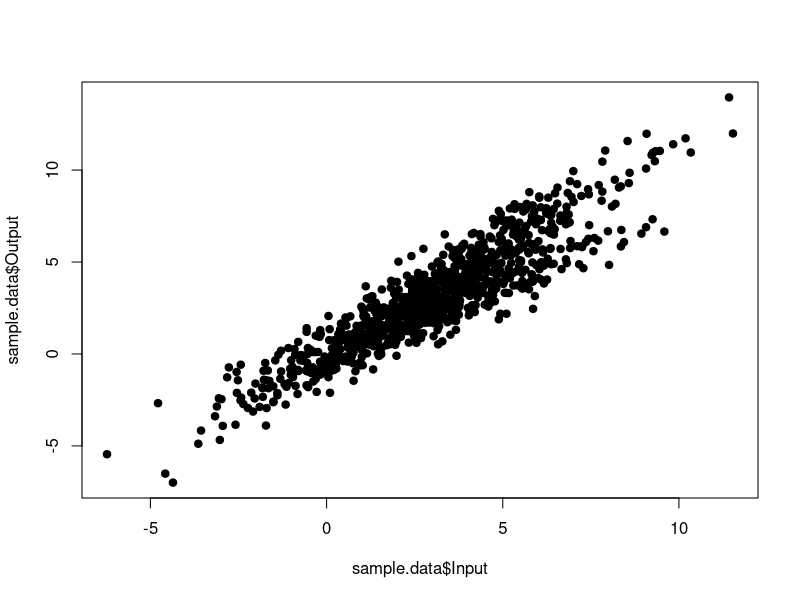
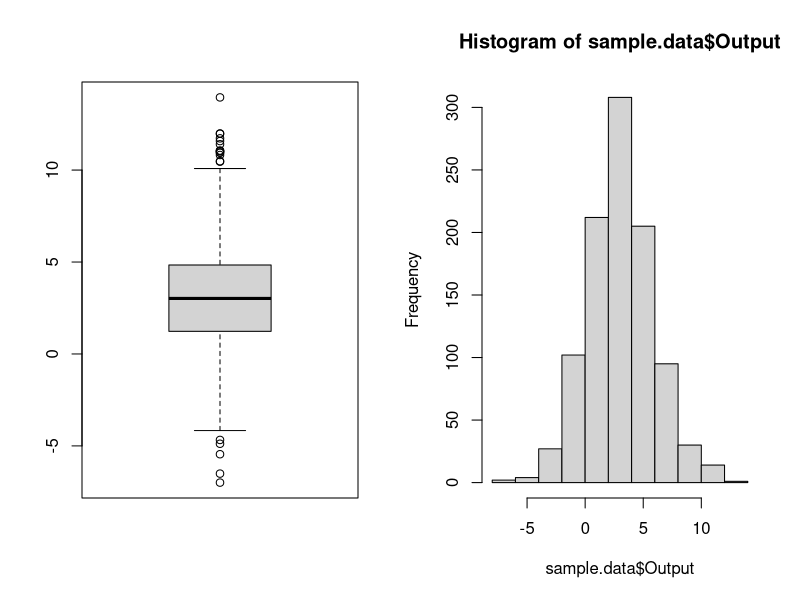
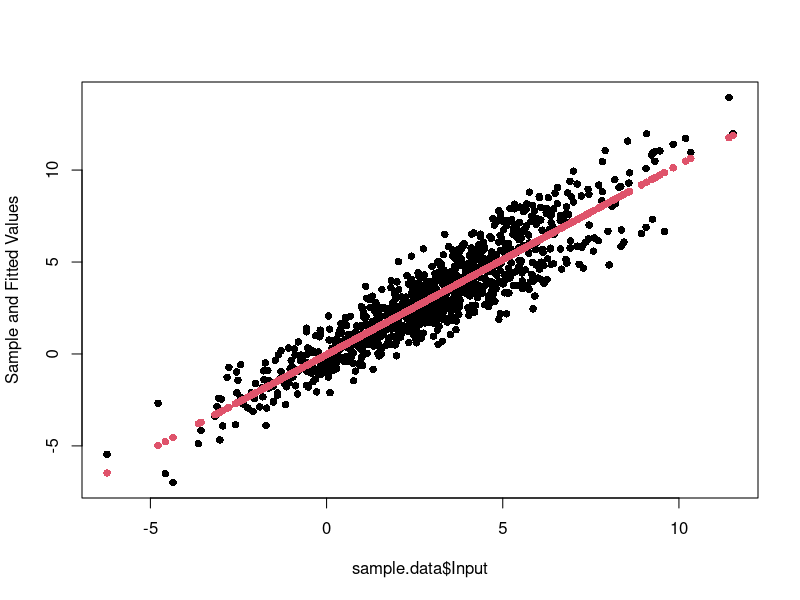
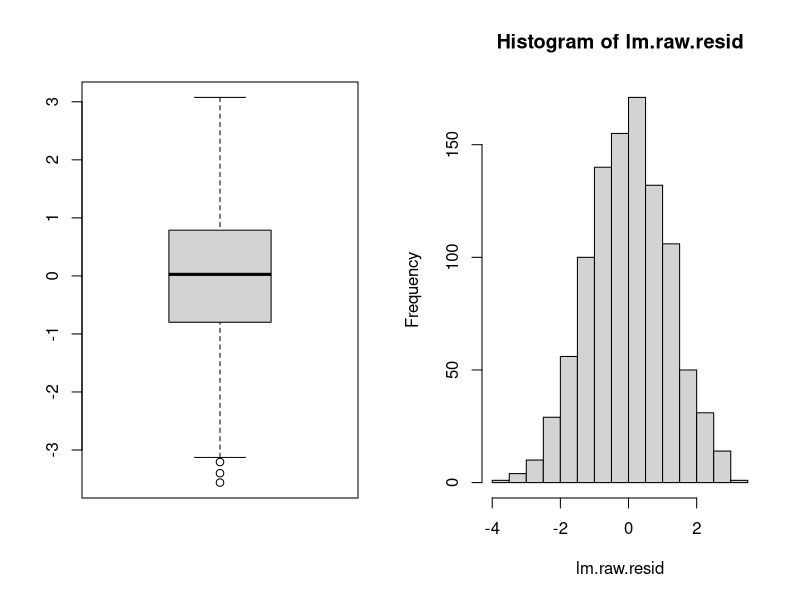
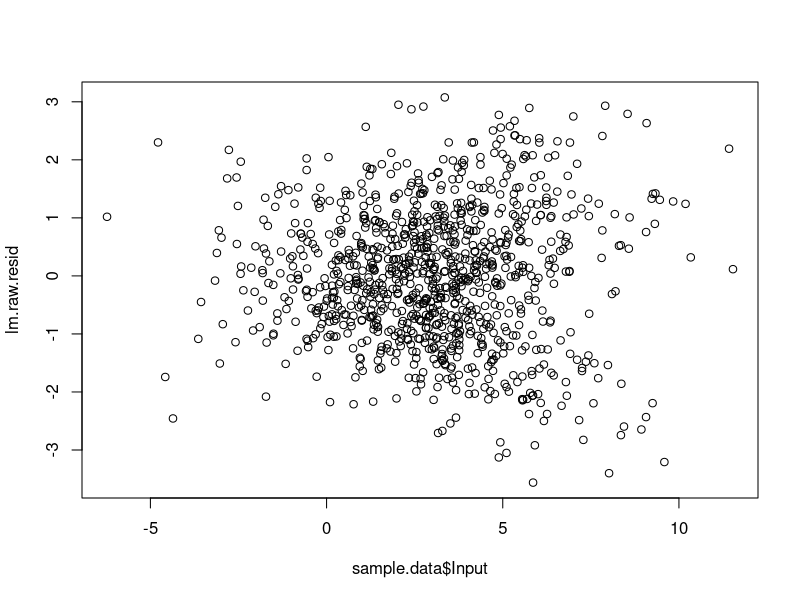
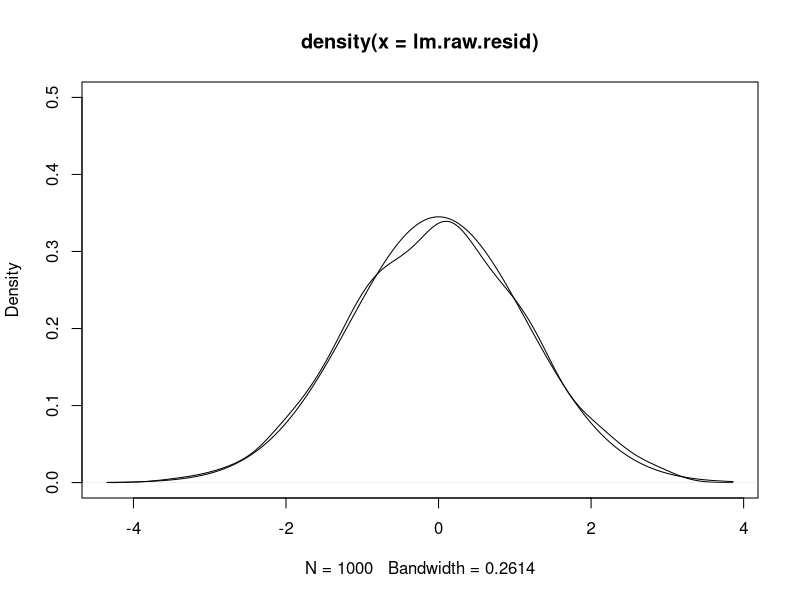
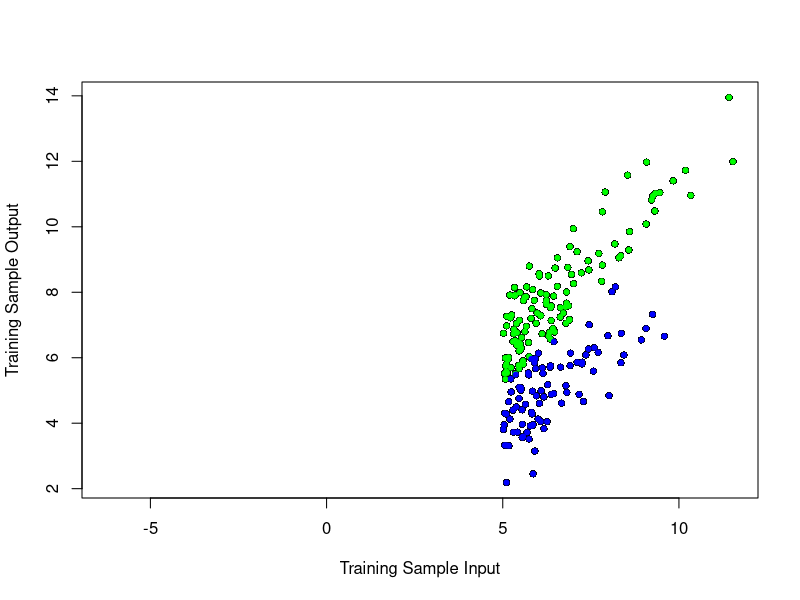
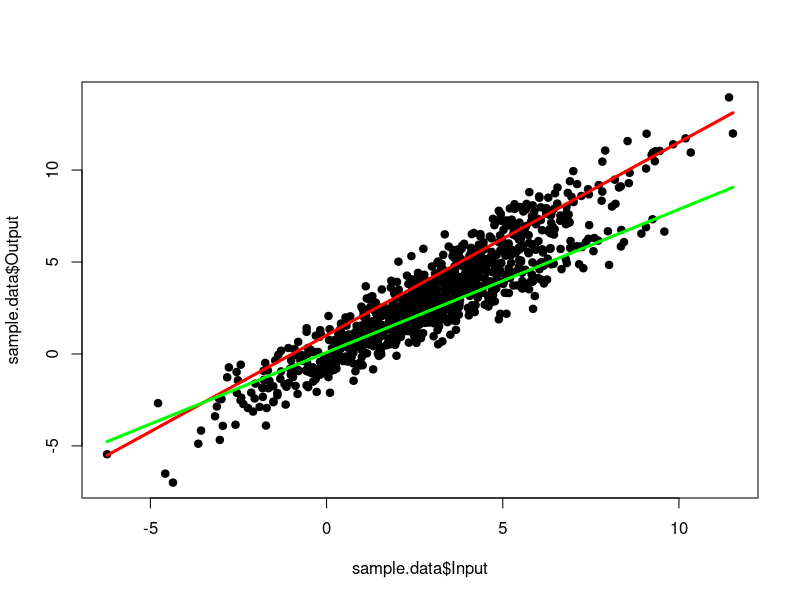

The R script that drew these images, in order:
## ---- chunk 1
options(scipen = 5)
## ---- chunk 2
# Import linear model ('lm') data
sample.data <- read.csv("ResidualAnalysisProjectData_2.csv")
head(sample.data)
plot(sample.data$Input,sample.data$Output, type="p",pch=19)
par(mfrow=c(1,2))
boxplot(sample.data$Output)
hist(sample.data$Output)
par(mfrow=c(1,1))
sample.n <- length(sample.data$Input)
## ---- chunk 3
lm.raw <- lm(Output ~ Input, sample.data)
lm.raw$coefficients
matplot(sample.data$Input, cbind(sample.data$Output, lm.raw$fitted.values),
        type = "p", pch = 16, ylab = "Sample and Fitted Values")

lm.raw.beta0 <- lm.raw$coefficients[1]
lm.raw.beta1 <- lm.raw$coefficients[2]
lm.raw.y.fit <- sample.data$Input * lm.raw.beta1 + lm.raw.beta0
lm.raw.resid <- sample.data$Output - lm.raw.y.fit
## ---- chunk 4
(lm.raw.summary <- summary(lm.raw))
## ---- chunk 5
par(mfrow=c(1,2))
boxplot(lm.raw.resid)
hist(lm.raw.resid)
par(mfrow=c(1,1))
## ---- chunk 6
all.equal(as.vector(lm.raw$residuals), lm.raw.resid)
all.equal(as.vector(lm.raw$fitted.values), lm.raw.y.fit)

lm.raw.resid <- lm.raw$residuals
plot(sample.data$Input, lm.raw.resid)

lm.raw.resid.density <- density(lm.raw.resid)
plot(lm.raw.resid.density, ylim = c(0, 0.5))
lines(lm.raw.resid.density$x,
      dnorm(lm.raw.resid.density$x, mean = mean(lm.raw.resid), sd = sd(lm.raw.resid)))
## ---- chunk 7
# Create vectors for 3 training samples, each with a column of our Input values,
#   followed by a column of NA values
sample.na <- rep(NA, sample.n)
sample.training <- data.frame(trainInput = sample.data$Input, trainOutput = sample.na)
sample.training.steep <- data.frame(trainSteepInput = sample.data$Input, 
                                    trainSteepOutput = sample.na)
sample.training.flat <- data.frame(trainFlatInput = sample.data$Input, 
                                   trainFlatOutput = sample.na)

head(cbind(sample.data, sample.training, sample.training.steep, sample.training.flat))
## ---- chunk 8
# Create a selector for Input >= 5, focusing only on the right area of the plot
selector.training.base <- sample.data$Input >= 5

# Create a selector meeting the above criteria, plus Output above the fitted y line
selector.training.steep <- selector.training.base & (sample.data$Output > lm.raw$fitted.values)

# Create a selector meeting the above criteria, plus Output above the fitted y line
selector.training.flat <- selector.training.base & (sample.data$Output <= lm.raw$fitted.values)

# Replace the NA values in our earlier training data frames with the qualified Output values
#   based on our selectors
sample.training[selector.training.base, 2] <- sample.data[selector.training.base, 2]
sample.training.steep[selector.training.steep, 2] <- sample.data[selector.training.steep, 2]
sample.training.flat[selector.training.flat, 2] <- sample.data[selector.training.flat, 2]

head(sample.training)
head(cbind(sample.data, sample.training, sample.training.steep, sample.training.flat), 10)

plot(sample.training$trainInput, sample.training$trainOutput, 
     pch = 16, ylab = "Training Sample Output", xlab="Training Sample Input")
points(sample.training.steep$trainSteepInput, sample.training.steep$trainSteepOutput, pch = 20, col = "green")
points(sample.training.flat$trainFlatInput, sample.training.flat$trainFlatOutput, pch = 20, col = "blue")
## ---- chunk 9
lm.training.steep <- lm(trainSteepOutput ~ trainSteepInput, sample.training.steep)
lm.training.steep.summary <- summary(lm.training.steep)
lm.training.flat <- lm(trainFlatOutput ~ trainFlatInput, sample.training.flat)
lm.training.flat.summary <- summary(lm.training.flat)

lm.training.steep.summary
lm.training.flat.summary

lm.pf <- pf(lm.raw.summary$fstatistic[1], 
            lm.raw.summary$fstatistic[2], 
            lm.raw.summary$fstatistic[3],lower.tail = FALSE)
lm.training.steep.pf <- pf(lm.training.steep.summary$fstatistic[1], 
                        lm.training.steep.summary$fstatistic[2], 
                        lm.training.steep.summary$fstatistic[3],lower.tail = FALSE)
lm.training.flat.pf <- pf(lm.training.flat.summary$fstatistic[1], 
                       lm.training.flat.summary$fstatistic[2], 
                       lm.training.flat.summary$fstatistic[3],lower.tail = FALSE)

t00.2 <- round(lm.raw$coefficients[1], 3)
t00.3 <- round(lm.training.steep$coefficients[1], 3)
t00.4 <- round(lm.training.flat$coefficients[1], 3)
t01.2 <- round(lm.raw$coefficients[2], 3)
t01.3 <- round(lm.training.steep$coefficients[2], 3)
t01.4 <- round(lm.training.flat$coefficients[2], 3)
t1.2 <- round(lm.raw.summary$sigma, 3)
t1.3 <- round(lm.training.steep.summary$sigma, 3)
t1.4 <- round(lm.training.flat.summary$sigma, 3)
t2.2 <- round(lm.raw.summary$r.squared, 3)
t2.3 <- round(lm.training.steep.summary$r.squared, 3)
t2.4 <- round(lm.training.flat.summary$r.squared, 3)
t2b.2 <- round(lm.raw.summary$adj.r.squared, 3)
t2b.3 <- round(lm.training.steep.summary$adj.r.squared, 3)
t2b.4 <- round(lm.training.flat.summary$adj.r.squared, 3)
t3.2 <- round(lm.raw.summary$coefficients[1,4], 3)
t3.3 <- round(lm.training.steep.summary$coefficients[1,4], 3)
t3.4 <- round(lm.training.flat.summary$coefficients[1,4], 3)
t4.2 <- round(lm.raw.summary$coefficients[2,4], 3)
t4.3 <- round(lm.training.steep.summary$coefficients[2,4], 3)
t4.4 <- round(lm.training.flat.summary$coefficients[2,4], 3)
t5.2 <- round(lm.raw.summary$fstatistic[1])
t5.3 <- round(lm.training.steep.summary$fstatistic[1])
t5.4 <- round(lm.training.flat.summary$fstatistic[1])
## ---- chunk 10
lm.training.steep.predict <- predict(lm.training.steep, 
                             data.frame(trainSteepInput=sample.data$Input), 
                             interval="prediction")
lm.training.flat.predict <- predict(lm.training.flat, 
                            data.frame(trainFlatInput=sample.data$Input), 
                            interval="prediction")
plot(sample.data$Input, sample.data$Output, type="p", pch=19)
lines(sample.data$Input, lm.training.steep.predict[,1], col="red", lwd=3)
lines(sample.data$Input, lm.training.flat.predict[,1], col="green", lwd=3)
## ---- chunk 11
# Create regression lines for the steeper training sample and the flatter training sample
line.steep <- sample.data$Input * lm.training.steep$coefficients[2] + lm.training.steep$coefficients[1]
line.flat <- sample.data$Input * lm.training.flat$coefficients[2] + lm.training.flat$coefficients[1]

# Define the distances from each Output point to both estimated training lines
deviation.steep <- sample.data$Output - line.steep
deviation.flat <- sample.data$Output - line.flat

# Define separating sequence which equals TRUE if observation belongs to model with steeper slope 
#   and FALSE otherwise.
selector.steep <- deviation.steep < deviation.flat

# Create vectors for 2 subsamples, each with a column of our Input values,
#   followed by a column of NA values
sample.steep <- data.frame(steepInput = sample.data$Input, 
                           steepOutput = sample.na)
sample.flat <- data.frame(flatInput = sample.data$Input, 
                          flatOutput = sample.na)

# Replace the NA values in our earlier training data frames with the qualified Output values
#   based on our selector sequence
#  (Note: In this case we are creating the entire sample, not just the portion >5 as above.)
sample.steep[selector.steep, 2] <- sample.data[selector.steep, 2]
sample.flat[!selector.steep, 2] <- sample.data[!selector.steep, 2]
